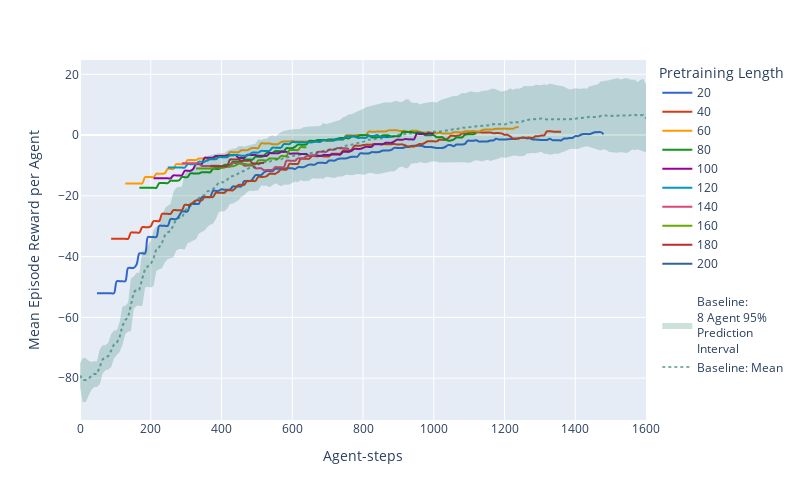

Write notebook code for a chart like this one.
### Markdown cell above
# Graph

### Code cell
import numpy as np
import pandas as pd

def baseline_prediction_interval(num_agents, path):
    data = []
    for p in path:
        # Read each table
        _df = pd.read_csv(p)
        # Filter for number of agents
        _df = _df[_df['num_agents']==num_agents]
        # Filter for tabula rasa
        _df = _df[_df['steps_pretrained']==0]
        _df['env_runners/episode_reward_mean'] = (
            _df['env_runners/episode_reward_mean']
            .div(num_agents)
            .replace('NaN',None)
            .bfill())
        data.append(_df)

    seq = (pd.concat(data, ignore_index=True)
           .groupby('_step')['env_runners/episode_reward_mean']
           )

    # Mean and standard deviation per timestep
    mean = seq.mean()
    std_dev = seq.std()
    n = seq.count()

    # Calculate the Prediction Interval (PI)
    # For large n, using z=1.96 for ~95% coverage. (Central limit theorem)
    z = 1.96
    margin_of_error = z * std_dev * np.sqrt(1 + 1/n)

    x = np.concatenate([mean.index]) * num_agents

    return x, mean, margin_of_error


def get_avg_retrain(task_agents, path, pre_agents=2):
    data = []
    for p in path:
        # Read each table
        _df = pd.read_csv(p)
        # Filter for number of agents
        _df = _df[_df['num_agents']==task_agents]
        # Filter for NON tabula rasa
        _df = _df[_df['steps_pretrained']>0]
        #_df = _df[_df['steps_pretrained']<200]
        data.append(_df)

    d1 = (pd.concat(data, ignore_index=True)
          .groupby(['steps_pretrained','_step'])['env_runners/episode_reward_mean']
          .mean()
          .reset_index()
          )
    
    d1['per_agent_erm'] = (d1['env_runners/episode_reward_mean']
                           .div(task_agents)
                           .replace('NaN',None)
                           .bfill())

    d1['timestep'] = pre_agents*d1['steps_pretrained'] + task_agents*d1['_step']

    return d1

import plotly.express as px
import plotly.graph_objects as go

def smoothTriangle(data, degree):
    triangle=np.concatenate((np.arange(degree + 1), np.arange(degree)[::-1])) # up then down
    smoothed=[]

    for i in range(degree, len(data) - degree * 2):
        point=data[i:i + len(triangle)] * triangle
        smoothed.append(np.sum(point)/np.sum(triangle))
    # Handle boundaries
    smoothed=[smoothed[0]]*int(degree + degree/2) + smoothed
    while len(smoothed) < len(data):
        smoothed.append(smoothed[-1])
    return smoothed


def plot_avg_retrain(task_agents, path, env, pre_agents=2, 
                     show=True, write=True, x_lim=None, max_pre=None,
                     smoothing=None):
    retrain_results = get_avg_retrain(task_agents, path)

    if max_pre:
        retrain_results = retrain_results[retrain_results["steps_pretrained"]<=max_pre]

    base_x, base_mean, base_err = baseline_prediction_interval(task_agents, path)

    fig = px.line(
        retrain_results,
        y="per_agent_erm" if not smoothing else smoothTriangle(retrain_results["per_agent_erm"], smoothing), 
        x="timestep", color="steps_pretrained", line_group="steps_pretrained",
        color_discrete_sequence=px.colors.qualitative.G10, line_shape="spline", 
        render_mode="svg", 
        #title=f"{task_agents} Agent {env} with {pre_agents} Agent Pretraining",
        labels={
            "per_agent_erm" : "Mean Episode Reward per Agent", 
            "timestep": "Agent-steps",
            "steps_pretrained": "Pretraining Length"})

    fig.add_trace(go.Scatter(
        x=base_x,
        y=base_mean-base_err,
        line=dict(color='rgba(255,255,255,0)', width=0),
        name=""
    ))
    fig.add_trace(go.Scatter(
        x=base_x,
        y=base_mean+base_err,
        fill='tonexty',
        fillcolor='rgba(0,100,80,0.2)',  # semi-transparent fill
        line=dict(color='rgba(255,255,255,0)'),
        name=f'Baseline:<br>{task_agents} Agent 95%<br>Prediction<br>Interval',
        hoverinfo="skip"
    ))

    fig.add_trace(go.Scatter(
        y=base_mean, x=base_x,
        line_color='rgba(0,100,80,0.5)',
        line=dict(dash='dot'),
        name=f'Baseline: Mean'
    ))

    fig.update_layout(width=800, height=500, 
        yaxis=dict(title=dict(text="Mean Episode Reward per Agent")),
    )
    if x_lim:
        fig.update_xaxes(range=[0, x_lim])
    if show:
        fig.show()
    if write:
        fig.write_image(f"{env}-{task_agents}-agent.png", width=800, height=500)

    return base_x, base_mean, retrain_results

# base_x, base_mean, retrain_results = plot_avg_retrain(
#     5, path=['foraging-base_history.csv','forage-scale-2_history.csv'], 
#     env="LBF", pre_agents=2, write=False)

base_x, base_mean, retrain_results = plot_avg_retrain(
    8,
    path=['mini-test-waterworld_history.csv','ww_test_history.csv'], 
    env="Waterworld", #write=False
    )

# base_x, base_mean, retrain_results = plot_avg_retrain(
#    7, path=['multiwalker_history.csv','tune_multiwalker_history.csv','multiwalker-2_history.csv','walker-sup_history.csv'], 
#    env="Multiwalker", #write=False, 
#    x_lim=500, max_pre=100, smoothing=1)

### Figure 1 — Plotly figure (JSON) as saved in the notebook; plotly's stock layout.template omitted (floating-point values rounded to 4 significant figures; data arrays with more than 128 entries replaced by an {"elided": "..."} marker saying what was removed)
{"data": [{"hovertemplate": "Pretraining Length=20<br>Agent-steps=%{x}<br>Mean Episode Reward per Agent=%{y}<extra></extra>", "legendgroup": "20", "line": {"color": "#3366CC", "dash": "solid", "shape": "spline"}, "marker": {"symbol": "circle"}, "mode": "lines", "name": "20", "orientation": "v", "showlegend": true, "type": "scatter", "x": {"elided": "180 int values"}, "xaxis": "x", "y": {"elided": "180 float values"}, "yaxis": "y"}, {"hovertemplate": "Pretraining Length=40<br>Agent-steps=%{x}<br>Mean Episode Reward per Agent=%{y}<extra></extra>", "legendgroup": "40", "line": {"color": "#DC3912", "dash": "solid", "shape": "spline"}, "marker": {"symbol": "circle"}, "mode": "lines", "name": "40", "orientation": "v", "showlegend": true, "type": "scatter", "x": {"elided": "160 int values"}, "xaxis": "x", "y": {"elided": "160 float values"}, "yaxis": "y"}, {"hovertemplate": "Pretraining Length=60<br>Agent-steps=%{x}<br>Mean Episode Reward per Agent=%{y}<extra></extra>", "legendgroup": "60", "line": {"color": "#FF9900", "dash": "solid", "shape": "spline"}, "marker": {"symbol": "circle"}, "mode": "lines", "name": "60", "orientation": "v", "showlegend": true, "type": "scatter", "x": {"elided": "140 int values"}, "xaxis": "x", "y": {"elided": "140 float values"}, "yaxis": "y"}, {"hovertemplate": "Pretraining Length=80<br>Agent-steps=%{x}<br>Mean Episode Reward per Agent=%{y}<extra></extra>", "legendgroup": "80", "line": {"color": "#109618", "dash": "solid", "shape": "spline"}, "marker": {"symbol": "circle"}, "mode": "lines", "name": "80", "orientation": "v", "showlegend": true, "type": "scatter", "x": [168, 176, 184, 192, 200, 208, 216, 224, 232, 240, 248, 256, 264, 272, 280, 288, 296, 304, 312, 320, 328, 336, 344, 352, 360, 368, 376, 384, 392, 400, 408, 416, 424, 432, 440, 448, 456, 464, 472, 480, 488, 496, 504, 512, 520, 528, 536, 544, 552, 560, 568, 576, 584, 592, 600, 608, 616, 624, 632, 640, 648, 656, 664, 672, 680, 688, 696, 704, 712, 720, 728, 736, 744, 752, 760, 768, 776, 784, 792, 800, 808, 816, 824, 832, 840, 848, 856, 864, 872, 880, 888, 896, 904, 912, 920, 928, 936, 944, 952, 960, 968, 976, 984, 992, 1000, 1008, 1016, 1024, 1032, 1040, 1048, 1056, 1064, 1072, 1080, 1088, 1096, 1104, 1112, 1120], "xaxis": "x", "y": [-17.34, -17.34, -17.34, -17.34, -17.34, -17.34, -17.34, -15.8, -15.8, -15.8, -15.8, -15.02, -15.02, -15.02, -14.89, -13.86, -13.86, -13.86, -12.61, -12.61, -12.61, -12.61, -12.23, -12.23, -12.23, -12.23, -11.15, -11.15, -11.15, -10.56, -9.792, -9.792, -9.792, -8.828, -8.828, -8.828, -8.828, -8.037, -8.037, -8.037, -8.037, -7.151, -7.151, -7.151, -6.845, -5.857, -5.857, -5.857, -5.277, -5.277, -5.277, -5.277, -4.318, -4.318, -4.318, -3.886, -3.139, -3.139, -3.139, -3.086, -1.894, -1.894, -1.894, -1.622, -1.622, -1.622, -1.622, -1.47, -1.47, -1.47, -1.176, -0.9389, -0.9389, -0.9389, -1.08, -0.4976, -0.4976, -0.4976, -0.07574, -0.07574, -0.07574, -0.07574, -0.7365, -0.7365, -0.7365, -0.5324, -0.1039, -0.1039, -0.1039, -0.4976, -0.3703, -0.3703, -0.3703, 1.012, 1.012, 1.012, 1.012, 0.8174, 0.8174, 0.8174, 0.5432, -0.03161, -0.03161, -0.03161, -0.01243, -0.6924, -0.6924, -0.6924, -1.343, -1.815, -1.815, -1.526, -0.7815, -0.7815, -0.7815, 0.04349, 0.2757, 0.2757, 0.2757, 0.6251], "yaxis": "y"}, {"hovertemplate": "Pretraining Length=100<br>Agent-steps=%{x}<br>Mean Episode Reward per Agent=%{y}<extra></extra>", "legendgroup": "100", "line": {"color": "#990099", "dash": "solid", "shape": "spline"}, "marker": {"symbol": "circle"}, "mode": "lines", "name": "100", "orientation": "v", "showlegend": true, "type": "scatter", "x": [208, 216, 224, 232, 240, 248, 256, 264, 272, 280, 288, 296, 304, 312, 320, 328, 336, 344, 352, 360, 368, 376, 384, 392, 400, 408, 416, 424, 432, 440, 448, 456, 464, 472, 480, 488, 496, 504, 512, 520, 528, 536, 544, 552, 560, 568, 576, 584, 592, 600, 608, 616, 624, 632, 640, 648, 656, 664, 672, 680, 688, 696, 704, 712, 720, 728, 736, 744, 752, 760, 768, 776, 784, 792, 800, 808, 816, 824, 832, 840, 848, 856, 864, 872, 880, 888, 896, 904, 912, 920, 928, 936, 944, 952, 960, 968, 976, 984, 992, 1000], "xaxis": "x", "y": [-14.24, -14.24, -14.24, -14.24, -14.24, -14.24, -14.24, -13.28, -13.28, -13.28, -13.28, -11.75, -11.75, -11.75, -11.17, -9.53, -9.53, -9.53, -7.458, -7.458, -7.458, -7.458, -6.902, -6.902, -6.902, -6.902, -6.645, -6.645, -6.645, -6.552, -7.513, -7.513, -7.513, -6.527, -6.527, -6.527, -6.527, -6.82, -6.82, -6.82, -6.82, -5.965, -5.965, -5.965, -5.982, -5.531, -5.531, -5.531, -6.086, -6.086, -6.086, -6.086, -6.226, -6.226, -6.226, -6.872, -6.737, -6.737, -6.737, -6.914, -6.529, -6.529, -6.529, -6.388, -6.388, -6.388, -6.388, -5.504, -5.504, -5.504, -5.114, -4.537, -4.537, -4.537, -4.22, -3.878, -3.878, -3.878, -3.041, -3.041, -3.041, -3.041, -2.532, -2.532, -2.532, -2.075, -1.514, -1.514, -1.514, -1.268, -1.401, -1.401, -1.401, 0.3918, 0.3918, 0.3918, 0.3918, 0.5003, 0.5003, 0.5003], "yaxis": "y"}, {"hovertemplate": "Pretraining Length=120<br>Agent-steps=%{x}<br>Mean Episode Reward per Agent=%{y}<extra></extra>", "legendgroup": "120", "line": {"color": "#0099C6", "dash": "solid", "shape": "spline"}, "marker": {"symbol": "circle"}, "mode": "lines", "name": "120", "orientation": "v", "showlegend": true, "type": "scatter", "x": [248, 256, 264, 272, 280, 288, 296, 304, 312, 320, 328, 336, 344, 352, 360, 368, 376, 384, 392, 400, 408, 416, 424, 432, 440, 448, 456, 464, 472, 480, 488, 496, 504, 512, 520, 528, 536, 544, 552, 560, 568, 576, 584, 592, 600, 608, 616, 624, 632, 640, 648, 656, 664, 672, 680, 688, 696, 704, 712, 720, 728, 736, 744, 752, 760, 768, 776, 784, 792, 800, 808, 816, 824, 832, 840, 848, 856, 864, 872, 880], "xaxis": "x", "y": [-10.69, -10.69, -10.69, -10.69, -10.69, -10.69, -10.69, -9.585, -9.585, -9.585, -9.585, -8.758, -8.758, -8.758, -8.354, -7.943, -7.943, -7.943, -7.268, -7.268, -7.268, -7.268, -6.591, -6.591, -6.591, -6.591, -6.817, -6.817, -6.817, -6.301, -5.75, -5.75, -5.75, -5.212, -5.212, -5.212, -5.212, -4.154, -4.154, -4.154, -4.154, -2.95, -2.95, -2.95, -2.327, -2.328, -2.328, -2.328, -2.394, -2.394, -2.394, -2.394, -2.219, -2.219, -2.219, -1.552, -1.808, -1.808, -1.808, -1.667, -1.427, -1.427, -1.427, -0.3999, -0.3999, -0.3999, -0.3999, -0.9088, -0.9088, -0.9088, -0.9171, -0.2971, -0.2971, -0.2971, 0.01295, -0.6099, -0.6099, -0.6099, -0.5992, -0.5992], "yaxis": "y"}, {"hovertemplate": "Pretraining Length=140<br>Agent-steps=%{x}<br>Mean Episode Reward per Agent=%{y}<extra></extra>", "legendgroup": "140", "line": {"color": "#DD4477", "dash": "solid", "shape": "spline"}, "marker": {"symbol": "circle"}, "mode": "lines", "name": "140", "orientation": "v", "showlegend": true, "type": "scatter", "x": [288, 296, 304, 312, 320, 328, 336, 344, 352, 360, 368, 376, 384, 392, 400, 408, 416, 424, 432, 440, 448, 456, 464, 472, 480, 488, 496, 504, 512, 520, 528, 536, 544, 552, 560, 568, 576, 584, 592, 600, 608, 616, 624, 632, 640, 648, 656, 664, 672, 680, 688, 696, 704, 712, 720, 728, 736, 744, 752, 760], "xaxis": "x", "y": [-9.285, -9.285, -9.285, -9.285, -9.285, -9.285, -9.285, -10.15, -10.15, -10.15, -10.15, -10.08, -10.08, -10.08, -10.31, -10.36, -10.36, -10.36, -9.179, -9.179, -9.179, -9.179, -10.05, -10.05, -10.05, -10.05, -10.92, -10.92, -10.92, -11.56, -11.48, -11.48, -11.48, -10.58, -10.58, -10.58, -10.58, -8.432, -8.432, -8.432, -8.432, -7.668, -7.668, -7.668, -6.924, -6.766, -6.766, -6.766, -5.503, -5.503, -5.503, -5.503, -4.787, -4.787, -4.787, -4.274, -4.358, -4.358, -4.358, -4.673], "yaxis": "y"}, {"hovertemplate": "Pretraining Length=160<br>Agent-steps=%{x}<br>Mean Episode Reward per Agent=%{y}<extra></extra>", "legendgroup": "160", "line": {"color": "#66AA00", "dash": "solid", "shape": "spline"}, "marker": {"symbol": "circle"}, "mode": "lines", "name": "160", "orientation": "v", "showlegend": true, "type": "scatter", "x": [328, 336, 344, 352, 360, 368, 376, 384, 392, 400, 408, 416, 424, 432, 440, 448, 456, 464, 472, 480, 488, 496, 504, 512, 520, 528, 536, 544, 552, 560, 568, 576, 584, 592, 600, 608, 616, 624, 632, 640], "xaxis": "x", "y": [-10.96, -10.96, -10.96, -10.96, -10.96, -10.96, -10.96, -10.72, -10.72, -10.72, -10.72, -10.24, -10.24, -10.24, -9.988, -9.415, -9.415, -9.415, -9.637, -9.637, -9.637, -9.637, -8.307, -8.307, -8.307, -8.307, -7.716, -7.716, -7.716, -7.777, -6.928, -6.928, -6.928, -4.909, -4.909, -4.909, -4.909, -3.97, -3.97, -3.97], "yaxis": "y"}, {"hovertemplate": "Pretraining Length=180<br>Agent-steps=%{x}<br>Mean Episode Reward per Agent=%{y}<extra></extra>", "legendgroup": "180", "line": {"color": "#B82E2E", "dash": "solid", "shape": "spline"}, "marker": {"symbol": "circle"}, "mode": "lines", "name": "180", "orientation": "v", "showlegend": true, "type": "scatter", "x": [368, 376, 384, 392, 400, 408, 416, 424, 432, 440, 448, 456, 464, 472, 480, 488, 496, 504, 512, 520], "xaxis": "x", "y": [-10.25, -10.25, -10.25, -10.25, -10.25, -10.25, -10.25, -8.056, -8.056, -8.056, -8.056, -8.464, -8.464, -8.464, -8.396, -9.314, -9.314, -9.314, -9.169, -9.169], "yaxis": "y"}, {"hovertemplate": "Pretraining Length=200<br>Agent-steps=%{x}<br>Mean Episode Reward per Agent=%{y}<extra></extra>", "legendgroup": "200", "line": {"color": "#316395", "dash": "solid", "shape": "spline"}, "marker": {"symbol": "circle"}, "mode": "lines", "name": "200", "orientation": "v", "showlegend": true, "type": "scatter", "x": [408], "xaxis": "x", "y": [null], "yaxis": "y"}, {"line": {"color": "rgba(255,255,255,0)", "width": 0}, "name": "", "type": "scatter", "x": {"elided": "201 int values"}, "y": {"elided": "201 float values"}}, {"fill": "tonexty", "fillcolor": "rgba(0,100,80,0.2)", "hoverinfo": "skip", "line": {"color": "rgba(255,255,255,0)"}, "name": "Baseline:<br>8 Agent 95%<br>Prediction<br>Interval", "type": "scatter", "x": {"elided": "201 int values"}, "y": {"elided": "201 float values"}}, {"line": {"color": "rgba(0,100,80,0.5)", "dash": "dot"}, "name": "Baseline: Mean", "type": "scatter", "x": {"elided": "201 int values"}, "y": {"elided": "201 float values"}}], "layout": {"height": 500, "legend": {"title": {"text": "Pretraining Length"}, "tracegroupgap": 0}, "margin": {"t": 60}, "width": 800, "xaxis": {"anchor": "y", "domain": [0, 1], "title": {"text": "Agent-steps"}}, "yaxis": {"anchor": "x", "domain": [0, 1], "title": {"text": "Mean Episode Reward per Agent"}}}}
